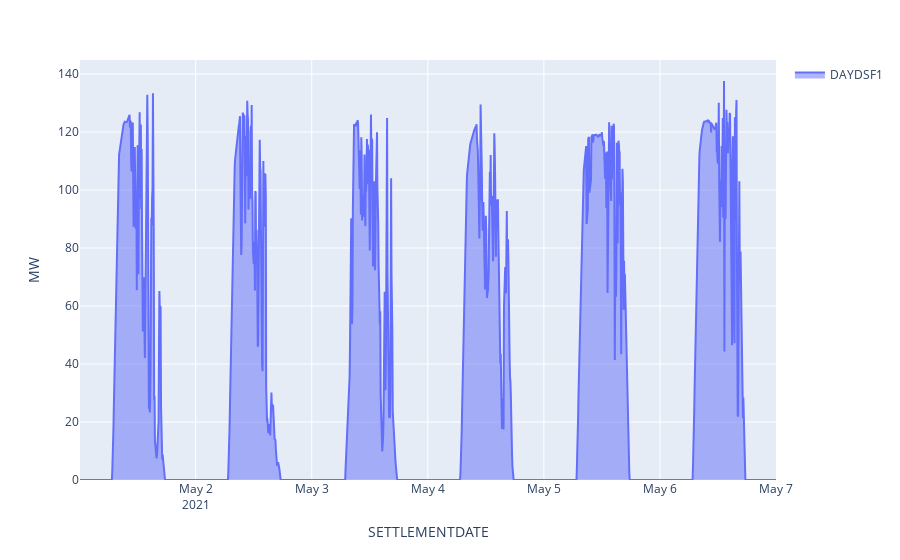

The notebook cell saved with this chart:
### Code cell
# Plot the results.
fig = px.area(scada_data, x='SETTLEMENTDATE', y='SCADAVALUE', color='DUID')
fig.update_layout(yaxis_title="MW", legend_title=None)
fig.show()

### Figure 1 — Plotly figure (JSON) as saved in the notebook; plotly's stock layout.template omitted (floating-point values rounded to 4 significant figures; data arrays with more than 128 entries replaced by an {"elided": "..."} marker saying what was removed)
{"data": [{"hovertemplate": "DUID=DAYDSF1<br>SETTLEMENTDATE=%{x}<br>SCADAVALUE=%{y}<extra></extra>", "legendgroup": "DAYDSF1", "line": {"color": "#636efa"}, "mode": "lines", "name": "DAYDSF1", "orientation": "v", "showlegend": true, "stackgroup": "1", "type": "scatter", "x": {"elided": "1728 str values"}, "xaxis": "x", "y": {"elided": "1728 float values"}, "yaxis": "y"}], "layout": {"autosize": true, "legend": {"title": {}, "tracegroupgap": 0}, "margin": {"t": 60}, "xaxis": {"anchor": "y", "autorange": true, "domain": [0, 1], "range": ["2021-05-01 00:05", "2021-05-07"], "title": {"text": "SETTLEMENTDATE"}, "type": "date"}, "yaxis": {"anchor": "x", "autorange": true, "domain": [0, 1], "range": [0, 144.9], "title": {"text": "MW"}, "type": "linear"}}}
